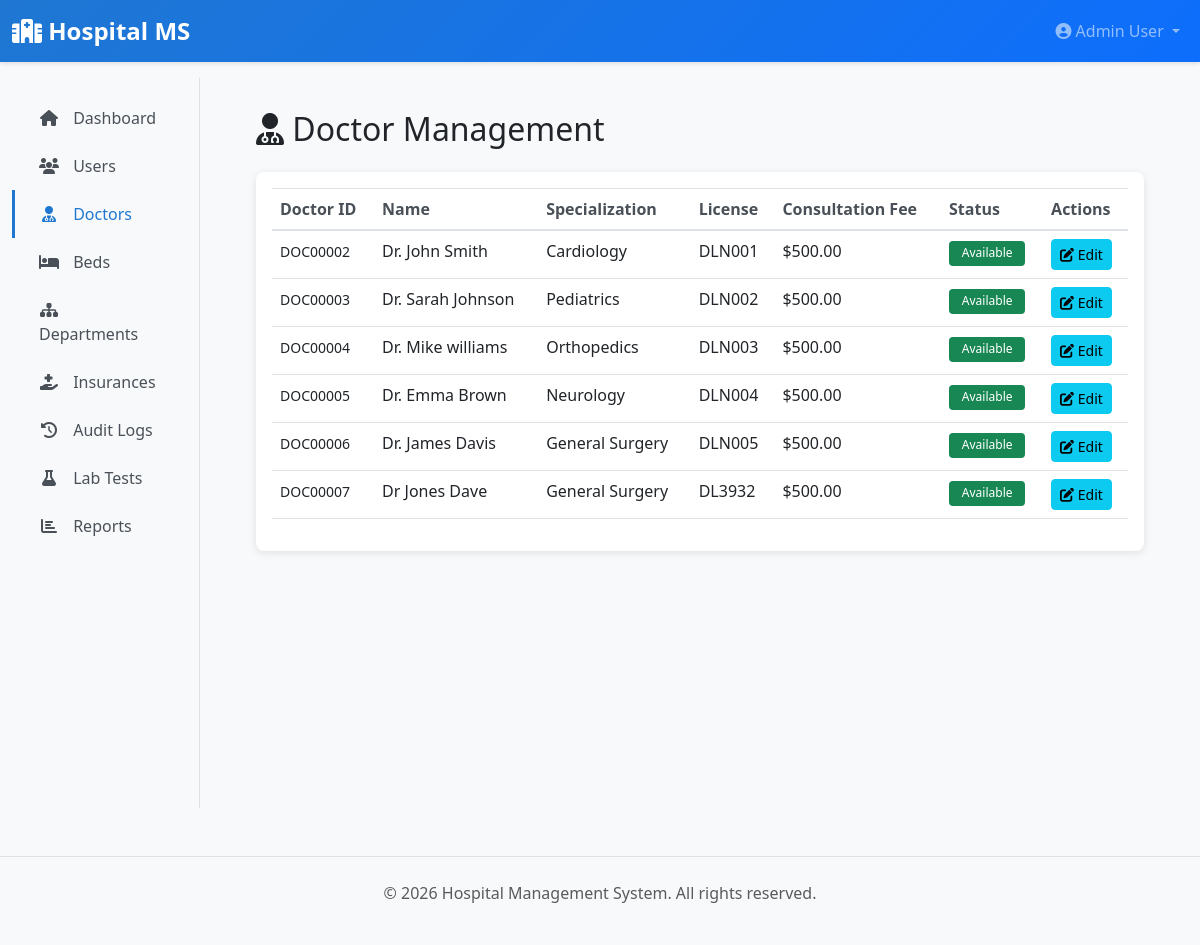
Page /admin/doctors (signed in) on the committed database.
### app/models/__init__.py (models this page shows, shortened)
class User(UserMixin, db.Model):
    __tablename__ = 'users'
    id = db.Column(db.Integer, primary_key=True)
    username = db.Column(db.String(80), unique=True, nullable=False, index=True)
    email = db.Column(db.String(120), unique=True, nullable=False, index=True)
    password_hash = db.Column(db.String(255), nullable=False)
    first_name = db.Column(db.String(80))
    last_name = db.Column(db.String(80))
    phone = db.Column(db.String(20))
    role = db.Column(db.Enum(UserRole), nullable=False, default=UserRole.PATIENT)
    is_active = db.Column(db.Boolean, default=True)
    created_at = db.Column(db.DateTime, default=datetime.utcnow)
    updated_at = db.Column(db.DateTime, default=datetime.utcnow, onupdate=datetime.utcnow)
    patient = db.relationship('Patient', uselist=False, back_populates='user', foreign_keys='Patient.user_id', cascade='all, delete-orphan', passive_deletes=True)
    doctor = db.relationship('Doctor', uselist=False, back_populates='user', foreign_keys='Doctor.user_id', cascade='all, delete-orphan', passive_deletes=True)
    lab_staff = db.relationship('LabStaff', uselist=False, back_populates='user', foreign_keys='LabStaff.user_id', cascade='all, delete-orphan', passive_deletes=True)
    def get_full_name(self):
        return f"{self.first_name} {self.last_name}".strip()

class Doctor(db.Model):
    __tablename__ = 'doctors'
    id = db.Column(db.Integer, primary_key=True)
    user_id = db.Column(db.Integer, db.ForeignKey('users.id', ondelete='CASCADE'), nullable=False)
    department_id = db.Column(db.Integer, db.ForeignKey('departments.id'))
    doctor_id = db.Column(db.String(20), unique=True, nullable=False)
    specialization = db.Column(db.String(120), nullable=False)
    license_number = db.Column(db.String(50), unique=True)
    qualification = db.Column(db.Text)
    bio = db.Column(db.Text)
    consultation_fee = db.Column(db.Float, default=500.0)
    is_available = db.Column(db.Boolean, default=True)
    working_hours = db.Column(db.String(100))  # e.g., "09:00-17:00"
    created_at = db.Column(db.DateTime, default=datetime.utcnow)
    updated_at = db.Column(db.DateTime, default=datetime.utcnow, onupdate=datetime.utcnow)
    user = db.relationship('User', back_populates='doctor', foreign_keys=[user_id])
    department = db.relationship('Department', back_populates='doctors', foreign_keys=[department_id])
    appointments = db.relationship('Appointment', back_populates='doctor', cascade='all, delete-orphan')
    medical_records = db.relationship('MedicalRecord', back_populates='doctor', cascade='all, delete-orphan')
    prescriptions = db.relationship('Prescription', back_populates='doctor', foreign_keys='Prescription.doctor_id', cascade='all, delete-orphan')
    discharge_summaries = db.relationship('DischargeSummary', back_populates='doctor', cascade='all, delete-orphan')

### app/blueprints/admin.py (the view)
@admin_bp.route('/doctors')
@login_required
@admin_required
def doctors_list():
    page = request.args.get('page', 1, type=int)
    doctors = Doctor.query.paginate(page=page, per_page=10)
    return render_template('admin/doctors_list.html', doctors=doctors)

### app/blueprints/admin.py (called while the page is built)
def admin_required(f):
    @wraps(f)
    def decorated_function(*args, **kwargs):
        if not current_user.is_authenticated or current_user.role != UserRole.ADMIN:
            flash('You do not have permission to access this page.', 'danger')
            return redirect(url_for('main.dashboard'))
        return f(*args, **kwargs)
    return decorated_function

### app/templates/admin/doctors_list.html (shortened to what this page needs)
{% extends "layouts/base.html" %}
{% block content %}
<h2 class="mb-4"><i class="fas fa-user-md"></i> Doctor Management</h2>
<div class="card">
    <div class="card-body">
        {% if doctors.items %}
        <div class="table-responsive">
            <table class="table table-hover">
                <thead>
                    <tr>
                        <th>Doctor ID</th>
                        <th>Name</th>
                        <th>Specialization</th>
                        <th>License</th>
                        <th>Consultation Fee</th>
                        <th>Status</th>
                        <th>Actions</th>
                    </tr>
                </thead>
                <tbody>
                    {% for doctor in doctors.items %}
                    <tr>
                        <td><small>{{ doctor.doctor_id }}</small></td>
                        <td>{{ doctor.user.get_full_name() }}</td>
                        <td>{{ doctor.specialization }}</td>
                        <td>{{ doctor.license_number }}</td>
                        <td>${{ "%.2f"|format(doctor.consultation_fee) }}</td>
                        <td>
                            {% if doctor.is_available %}
                                <span class="badge badge-success">Available</span>
                            {% else %}
                                <span class="badge badge-danger">Unavailable</span>
                            {% endif %}
                        </td>
                        <td>
                            <a href="{{ url_for('admin.edit_doctor', doctor_id=doctor.id) }}" class="btn btn-sm btn-info">
                                <i class="fas fa-edit"></i> Edit
                            </a>
                        </td>
                    </tr>
                    {% endfor %}
                </tbody>
            </table>
        </div>
        {% else %}
        <p class="text-muted text-center my-3">No doctors found.</p>
        {% endif %}
    </div>
</div>
{% endblock %}

### app/templates/layouts/base.html (shortened to what this page needs)
<!DOCTYPE html>
<html lang="en">
<head>
    <link href="https://cdnjs.cloudflare.com/ajax/libs/bootstrap/5.3.0/css/bootstrap.min.css" rel="stylesheet">
    <link href="https://cdnjs.cloudflare.com/ajax/libs/font-awesome/6.4.0/css/all.min.css" rel="stylesheet">
</head>
<body>
    <nav class="navbar navbar-expand-lg navbar-dark sticky-top">
        <div class="container-fluid">
            <a class="navbar-brand" href="{{ url_for('main.dashboard') }}">
                <i class="fas fa-hospital"></i> Hospital MS
            </a>
            <div class="collapse navbar-collapse" id="navbarNav">
                <ul class="navbar-nav ms-auto">
                    {% if current_user.is_authenticated %}
                        <li class="nav-item dropdown">
                            <a class="nav-link dropdown-toggle" href="#" id="userDropdown" role="button" data-bs-toggle="dropdown">
                                <i class="fas fa-user-circle"></i> {{ current_user.get_full_name() or current_user.username }}
                            </a>
                        </li>
                    {% else %}
                        <li class="nav-item">
                            <a class="nav-link" href="{{ url_for('auth.login') }}">Login</a>
                        </li>
                    {% endif %}
                </ul>
            </div>
        </div>
    </nav>
    {% if current_user.is_authenticated %}
        <div class="container-fluid">
            <div class="row">
                <nav class="col-md-3 col-lg-2 d-md-block bg-light sidebar">
                    <div class="position-sticky pt-3">
                        <ul class="nav flex-column">
                            {% if current_user.role.value == 'admin' %}
                                <li class="nav-item">
                                    <a class="nav-link {% if request.endpoint == 'admin.dashboard' %}active{% endif %}" href="{{ url_for('admin.dashboard') }}">
                                        <i class="fas fa-home"></i> Dashboard
                                    </a>
                                </li>
                                <li class="nav-item">
                                    <a class="nav-link {% if request.endpoint in ['admin.users_list', 'admin.create_user', 'admin.edit_user'] %}active{% endif %}" href="{{ url_for('admin.users_list') }}">
                                        <i class="fas fa-users"></i> Users
                                    </a>
                                </li>
                                <li class="nav-item">
                                    <a class="nav-link {% if request.endpoint in ['admin.doctors_list', 'admin.edit_doctor'] %}active{% endif %}" href="{{ url_for('admin.doctors_list') }}">
                                        <i class="fas fa-user-md"></i> Doctors
                                    </a>
                                </li>
                                <li class="nav-item">
                                    <a class="nav-link {% if request.endpoint in ['admin.beds_list', 'admin.create_bed'] %}active{% endif %}" href="{{ url_for('admin.beds_list') }}">
                                        <i class="fas fa-bed"></i> Beds
                                    </a>
                                </li>
                                <li class="nav-item">
                                    <a class="nav-link {% if request.endpoint in ['admin.departments_list', 'admin.create_department'] %}active{% endif %}" href="{{ url_for('admin.departments_list') }}">
                                        <i class="fas fa-sitemap"></i> Departments
                                    </a>
                                </li>
                                <li class="nav-item">
                                    <a class="nav-link {% if request.endpoint in ['admin.insurances_list', 'admin.create_insurance'] %}active{% endif %}" href="{{ url_for('admin.insurances_list') }}">
                                        <i class="fas fa-hand-holding-medical"></i> Insurances
                                    </a>
                                </li>
                                <li class="nav-item">
                                    <a class="nav-link {% if request.endpoint == 'admin.audit_logs' %}active{% endif %}" href="{{ url_for('admin.audit_logs') }}">
                                        <i class="fas fa-history"></i> Audit Logs
                                    </a>
                                </li>
                                <li class="nav-item">
                                    <a class="nav-link {% if request.endpoint in ['admin.lab_tests_list', 'admin.create_lab_test'] %}active{% endif %}" href="{{ url_for('admin.lab_tests_list') }}">
                                        <i class="fas fa-flask"></i> Lab Tests
                                    </a>
                                </li>
                                <li class="nav-item">
                                    <a class="nav-link {% if request.endpoint == 'admin.reports' %}active{% endif %}" href="{{ url_for('admin.reports') }}">
                                        <i class="fas fa-chart-bar"></i> Reports
                                    </a>
                                </li>
                            {% endif %}
                        </ul>
                    </div>
                </nav>
                <main class="col-md-9 ms-sm-auto col-lg-10 px-md-4">
                    <div class="main-content">
                        {% block content %}{% endblock %}
                    </div>
                </main>
            </div>
        </div>
    {% else %}
        <div style="min-height: calc(100vh - 70px); padding: 2rem;">
            {% block auth_content %}{% endblock %}
        </div>
    {% endif %}
    <footer class="bg-light py-4 mt-5 border-top">
        <div class="container text-center text-muted">
            <p>&copy; 2026 Hospital Management System. All rights reserved.</p>
        </div>
    </footer>
</body>
</html>

### app/templates/layouts/base.html (style rules this page uses)
:root { --primary-color: #1f77d2; --secondary-color: #0d6efd; --danger-color: #dc3545; }
body { background-color: #f8f9fa; font-family: 'Segoe UI', Tahoma, Geneva, Verdana, sans-serif; }
.navbar { background: linear-gradient(135deg, var(--primary-color) 0%, var(--secondary-color) 100%); box-shadow: 0 2px 4px rgba(0,0,0,0.1); }
.navbar-brand { font-weight: 700; font-size: 1.5rem; color: white !important; }
.sidebar { background-color: #fff; min-height: calc(100vh - 70px); border-right: 1px solid #dee2e6; }
.sidebar .nav-link { color: #495057; border-left: 3px solid transparent; padding: 0.75rem 1.5rem; transition: all 0.3s ease; }
.sidebar .nav-link:hover, .sidebar .nav-link.active { color: var(--primary-color); background-color: #f8f9fa; border-left-color: var(--primary-color); }
.sidebar .nav-link i { width: 20px; text-align: center; margin-right: 10px; }
.main-content { padding: 2rem; }
.card { border: 0; box-shadow: 0 2px 8px rgba(0,0,0,0.1); border-radius: 8px; margin-bottom: 1.5rem; }
.badge { padding: 0.4rem 0.8rem; border-radius: 4px; font-weight: 500; }
.badge-success { background-color: #198754; }
.table { background-color: #fff; }
.table thead { background-color: #f8f9fa; border-top: 1px solid #dee2e6; }
.table thead th { color: #495057; font-weight: 600; border-bottom: 2px solid #dee2e6; }

### rows in the picture
User: first_name+last_name "Admin User"
Doctor: doctor_id "DOC00002", user.get_full_name "Dr. John Smith", specialization "Cardiology", license_number "DLN001", consultation_fee "500.00", is_available "Available"
Doctor: doctor_id "DOC00003", user.get_full_name "Dr. Sarah Johnson", specialization "Pediatrics", license_number "DLN002", consultation_fee "500.00", is_available "Available"
Doctor: doctor_id "DOC00004", user.get_full_name "Dr. Mike williams", specialization "Orthopedics", license_number "DLN003", consultation_fee "500.00", is_available "Available"
Doctor: doctor_id "DOC00005", user.get_full_name "Dr. Emma Brown", specialization "Neurology", license_number "DLN004", consultation_fee "500.00", is_available "Available"
Doctor: doctor_id "DOC00006", user.get_full_name "Dr. James Davis", specialization "General Surgery", license_number "DLN005", consultation_fee "500.00", is_available "Available"
Doctor: doctor_id "DOC00007", user.get_full_name "Dr Jones Dave", specialization "General Surgery", license_number "DL3932", consultation_fee "500.00", is_available "Available"
